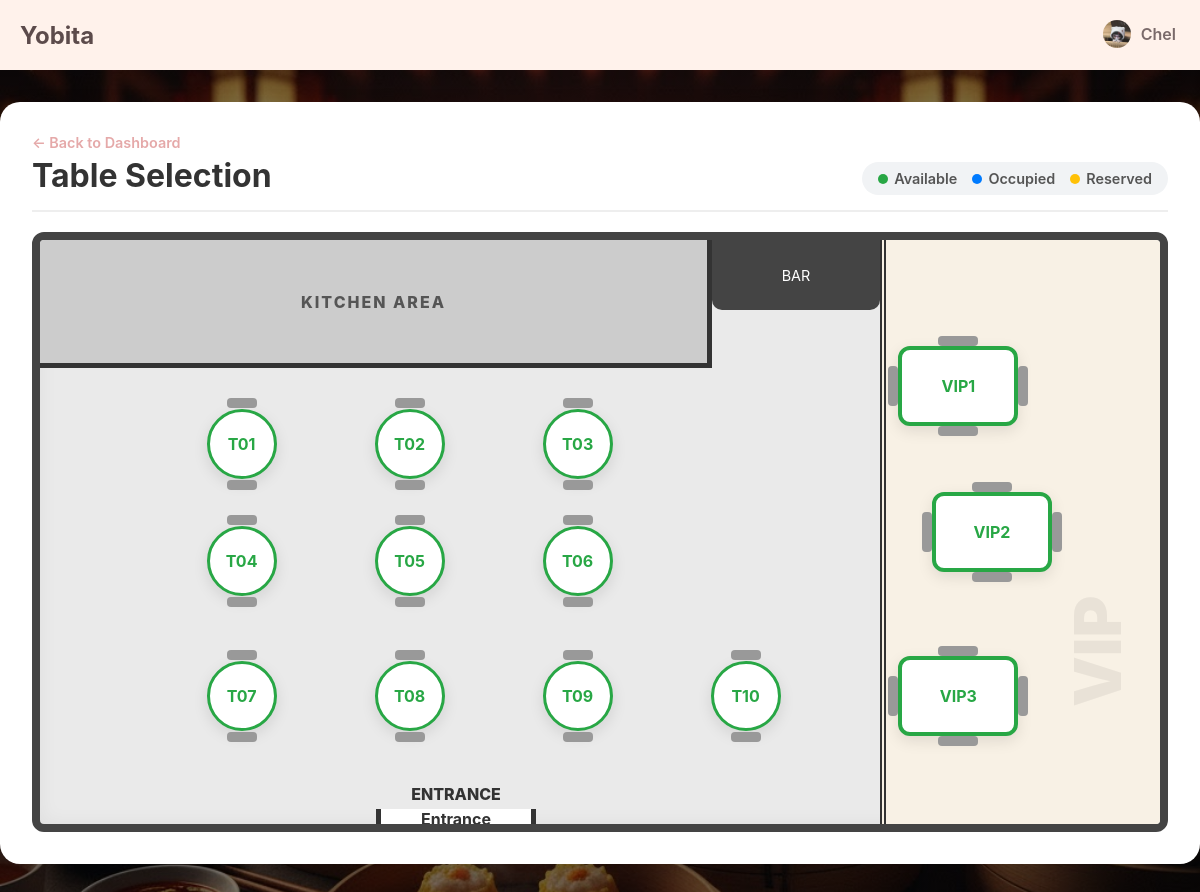
Screenshot of /table/table.php (signed in) with the database file from the repository.
### tables this page shows
CREATE TABLE `dining_tables` (
  `id` int(10) UNSIGNED NOT NULL,
  `table_number` varchar(10) NOT NULL,
  `capacity` int(11) NOT NULL DEFAULT 4,
  `status` enum('available','occupied','reserved') NOT NULL DEFAULT 'available'
);

### table/table.php (the view, shortened to what this page needs)
<?php
require_once '../connection.php';
include '../_header.php';
try {
    $sql = "SELECT * FROM dining_tables ORDER BY table_number ASC";
    $stmt = $pdo->prepare($sql);
    $stmt->execute();
    $tables = $stmt->fetchAll();
} catch (PDOException $e) {
    $tables = [];
}
$coordinates = [
    'T01' => ['top' => '35%', 'left' => '18%'],
    'T02' => ['top' => '35%', 'left' => '33%'],
    'T03' => ['top' => '35%', 'left' => '48%'],
    'T04' => ['top' => '55%', 'left' => '18%'],
    'T05' => ['top' => '55%', 'left' => '33%'],
    'T06' => ['top' => '55%', 'left' => '48%'],
    'T07' => ['top' => '78%', 'left' => '18%'],
    'T08' => ['top' => '78%', 'left' => '33%'],
    'T09' => ['top' => '78%', 'left' => '48%'],
    'T10' => ['top' => '78%', 'left' => '63%'],
    'VIP1' => ['top' => '25%', 'left' => '82%'],
    'VIP2' => ['top' => '50%', 'left' => '85%'],
    'VIP3' => ['top' => '78%', 'left' => '82%'],
];
?>
<link rel="stylesheet" href="../css/table.css">
<main class="main-wrapper">
    <div class="table-selection-container">
        <div class="header-flex">
            <div class="header-left">
                <a href="../waiter/index.php" class="back-link">← Back to Dashboard</a>
                <h2 class="page-title">Table Selection</h2>
            </div>
            <div class="map-legend">
                <div class="legend-item"><span class="dot available"></span> Available</div>
                <div class="legend-item"><span class="dot occupied"></span> Occupied</div>
                <div class="legend-item"><span class="dot reserved"></span> Reserved</div>
            </div>
        </div>
        <div class="blueprint-container">
            <div class="area-kitchen">
                <span>KITCHEN AREA</span>
            </div>
            <div class="area-vip-zone">
                <span class="zone-label">VIP</span>
            </div>
            <div class="area-bar">BAR</div>
            <div class="area-entrance">Entrance</div>
            <?php foreach ($tables as $table): ?>
                <?php
                    $t_num = $table['table_number'];
                    $pos = isset($coordinates[$t_num]) ? $coordinates[$t_num] : ['top' => '50%', 'left' => '50%'];
                    $isVip = stripos($t_num, 'VIP') !== false;
                    $shapeClass = $isVip ? 'shape-vip' : 'shape-regular';
                ?>
                <div class="table-node <?php echo $shapeClass . ' ' . $table['status']; ?>"
                     style="top: <?php echo $pos['top']; ?>; left: <?php echo $pos['left']; ?>;"
                     onclick="openTableModal('<?php echo $table['id']; ?>', '<?php echo $t_num; ?>', '<?php echo $table['status']; ?>', '<?php echo $table['capacity']; ?>')">
                    <span class="table-label"><?php echo $t_num; ?></span>
                    <div class="chair c-top"></div>
                    <div class="chair c-bottom"></div>
                    <?php if($isVip): ?>
                        <div class="chair c-left"></div>
                        <div class="chair c-right"></div>
                    <?php endif; ?>
                </div>
            <?php endforeach; ?>
        </div>
    </div>
</main>

### css/index.css (style rules this page uses)
:root { --primary: #FFDCDC; --second: #FFF2EB; --third: #ffffff; --fourth: #FFD6BA; --text-dark: #5C4B4B; --text-light: #7a6a6a; --border-color: #EAE0DA; --accent-dark: #E5A9A9; --notification: #FF3B3B; }
* { box-sizing: border-box; margin: 0; padding: 0; }
body { font-family: -apple-system, BlinkMacSystemFont, "Segoe UI", Roboto, Helvetica, Arial, sans-serif; background-color: var(--second); color: var(--text-dark); background: linear-gradient(rgba(0, 0, 0, 0.5), rgba(0, 0, 0, 0.5)), url(../image/Background.jpg) !important; background-size: cover !important; background-position: center !important; background-repeat: no-repeat !important; background-attachment: fixed !important; }
.main-wrapper { padding-top: 70px; padding-bottom: 100px; }

### rows the page displays
dining_tables: table_number "T01"
dining_tables: table_number "T02"
dining_tables: table_number "T03"
dining_tables: table_number "T04"
dining_tables: table_number "T05"
dining_tables: table_number "T06"
dining_tables: table_number "T07"
dining_tables: table_number "T08"
dining_tables: table_number "T09"
dining_tables: table_number "T10"
dining_tables: table_number "VIP1"
dining_tables: table_number "VIP2"
dining_tables: table_number "VIP3"

### other values shown
$_SESSION['username'] "Chel"
